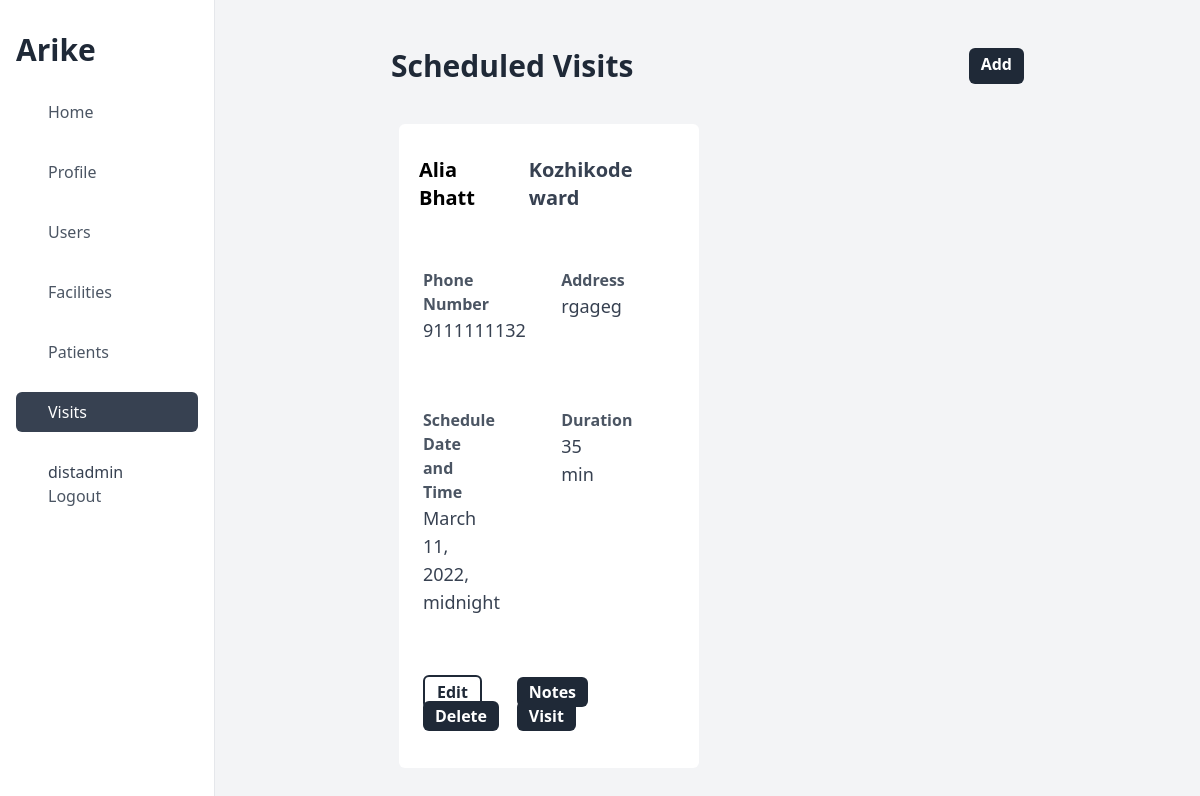
/list/visitschedule (signed in), run on the app's committed database.
### apps/models.py (models this page shows, shortened)
class CustomUser(AbstractUser):
    full_name = models.CharField(max_length=150, blank=True)
    role = models.CharField(choices=USER_ROLES, max_length=20, blank=False)
    phone = models.CharField(max_length=14, validators=[phone_number_regex])
    is_verified = models.BooleanField(default=False)
    district = models.ForeignKey(
        District, on_delete=models.PROTECT, blank=True, null=True
    )
    facility = models.ForeignKey(
        Facility, on_delete=models.PROTECT, blank=True, null=True
    )
    schedule_alert_time = models.DateTimeField(null=True)
    created_at = models.DateTimeField(auto_now_add=True)
    updated_at = models.DateTimeField(auto_now=True)
    deleted = models.BooleanField(default=False)

class VisitSchedule(models.Model):
    date_time = models.DateTimeField()
    duration = models.CharField(max_length=35)
    patient = models.ForeignKey(Patient, on_delete=models.PROTECT, null=True)
    nurse = models.ForeignKey(CustomUser, on_delete=models.PROTECT, null=True)
    cancelled = models.BooleanField(default=False, null=True)
    completed = models.BooleanField(default=False, null=True)
    created_at = models.DateTimeField(auto_now_add=True)
    updated_at = models.DateTimeField(auto_now=True)
    deleted = models.BooleanField(default=False)

class Patient(models.Model):
    full_name = models.CharField(max_length=150)
    date_of_birth = models.DateField()
    address = models.TextField(default="")
    landmark = models.CharField(max_length=100)
    phone = models.CharField(max_length=14, validators=[phone_number_regex])
    gender = models.CharField(max_length=20, choices=GENDER_CHOICES)
    emergency_phone_number = models.CharField(
        max_length=14, validators=[phone_number_regex]
    )
    expired_time = models.DateTimeField(blank=True, null=True)
    ward = models.ForeignKey(Ward, on_delete=models.PROTECT)
    facility = models.ForeignKey(Facility, on_delete=models.PROTECT, null=True)
    nurse = models.ForeignKey(
        CustomUser, blank=False, on_delete=models.PROTECT, null=True
    )
    created_at = models.DateTimeField(auto_now_add=True)
    updated_at = models.DateTimeField(auto_now=True)
    deleted = models.BooleanField(default=False)
    def __str__(self):
        return self.full_name

class Ward(models.Model):
    name = models.CharField(max_length=30)
    number = models.CharField(max_length=30)
    lsg = models.ForeignKey(Lsgbody, on_delete=models.PROTECT)
    created_at = models.DateTimeField(auto_now_add=True)
    updated_at = models.DateTimeField(auto_now=True)
    deleted = models.BooleanField(default=False)
    def __str__(self):
        return self.name

### apps/views.py (the view)
# urls.py: path("list/visitschedule", VisitScheduleListView.as_view()),
class VisitScheduleListView(LoginRequiredMixin, UserPermissionMixin, ListView):
    permission_required = "District Admin", "Primary Nurse", "Secondary Nurse"
    model = VisitSchedule
    template_name = "VisitSchedule/list.html"
    context_object_name = "objects"
    def get_queryset(self):
        objects = VisitSchedule.objects.filter(
            deleted=False, nurse=self.request.user, completed=False
        ).order_by("-updated_at")
        return objects

### apps/Mixin.py (called while the page is built)
    def has_permission(self):
        perms = self.get_permission_required()
        if self.request.user.role in perms:
            return True
        else:
            return False

### templates/VisitSchedule/list.html
{% extends "base_dashboard.html" %}
{% block content %}
    <div class="flex justify-between  my-8">
        <h1 class="text-3xl font-bold text-gray-800">Scheduled Visits</h1>
        <a class="bg-gray-800 text-white font-bold text-1xl px-3 py-1 rounded-md text-center" href="/create/visitschedule">Add</a>
    </div>
    <div class="grid grid-cols-2 ">
        {% for object in objects %}
        <div class="px-3 py-2 bg-white m-2 rounded-md ">
            <div class="flex justify-between my-6">
                <p class="font-semibold text-xl px-2">{{ object.patient }}</p>
                <p class="font-semibold text-xl px-2 text-gray-700">{{ object.patient.ward }}</p>
            </div>
            <div class="grid grid-cols-2 ">
                <div class="pr-12 pl-3 py-2 mr-8 my-6">
                    <p class="text-gray-600 font-bold text-md">Phone Number</p>
                    <p class="text-gray-700 font-regular text-lg">{{ object.patient.phone }}</p>
                </div>
                <div class="pr-12 pl-3 py-2 mr-8 my-6">
                    <p class="text-gray-600 font-bold text-md">Address</p>
                    <p class="text-gray-700 font-regular text-lg">{{ object.patient.address }}</p>
                </div>
                <div class="pr-12 pl-3 py-2 mr-8 my-6">
                    <p class="text-gray-600 font-bold text-md">Schedule Date and Time</p>
                    <p class="text-gray-700 font-regular text-lg">{{ object.date_time}}</p>
                </div>
                <div class="pr-12 pl-3 py-2 mr-8 my-6">
                    <p class="text-gray-600 font-bold text-md">Duration</p>
                    <p class="text-gray-700 font-regular text-lg">{{ object.duration}}</p>
                </div>
            </div>
            <div class="pr-12 pl-3 py-2 mr-8 my-6 flex justify-between">
                <div>
                    <a class="bg-white text-gray-800 font-bold text-1xl px-3 py-1 rounded-md text-center border-2 border-gray-800" href="/update/visitschedule/{{ object.id }}">Edit</a>
                    <a class="bg-gray-800 text-white font-bold text-1xl px-3 py-1 rounded-md text-center" href="/delete/visitschedule/{{ object.id }}">Delete</a>
                </div>
                <div >
                    <a class="bg-gray-800 text-white font-bold text-1xl px-3 py-1 rounded-md text-center" href="/list/visittreatmentnotes/{{ object.id }}">Notes</a>
                    <a class="bg-gray-800 text-white font-bold text-1xl px-3 py-1 rounded-md text-center" href="/list/visitdetails/{{ object.id }}">Visit</a>
                </div>
            </div>
        </div>
        {% endfor %}
    </div>
{% endblock content %}

### templates/base_dashboard.html (shortened to what this page needs)
{% load static tailwind_tags %}
<!DOCTYPE html>
<html lang="en">
<head>
    {% tailwind_css %}
    <script src="https://cdn.tailwindcss.com"></script>
</head>
<body>
    <div class="flex">
        <div class="flex flex-col w-64 h-screen px-4 py-8 overflow-y-auto border-r">
        <h2 class="text-3xl font-semibold text-left text-gray-800">Arike</h2>
        <div class="flex flex-col justify-between mt-6">
            <aside>
            <ul>
                <li>
                <a class="flex items-center px-4 py-2 text-gray-600 rounded-md  hover:bg-gray-200 {% if request.path == '/' %} text-white bg-gray-700 {% endif %}" href="/">
                    <span class="mx-4 font-medium">Home</span>
                </a>
                </li>
                <li>
                    <a class="flex items-center px-4 py-2 mt-5 text-gray-600 rounded-md hover:bg-gray-200 {% if '/detail/user/' in request.path %} text-white bg-gray-700 {% endif %}" href="/detail/user/{{ request.user.id }}">
                        <span class="mx-4 font-medium">Profile </span>
                    </a>
                </li>
                {% if request.user.role == "District Admin" %}
                <li>
                <a class="flex items-center px-4 py-2 mt-5 text-gray-600 rounded-md hover:bg-gray-200 {% if '/list/users' in request.path %} text-white bg-gray-700 {% endif %}" href="/list/users">
                    <span class="mx-4 font-medium">Users</span>
                </a>
                </li>
                {% endif %}
                {% if request.user.role == "District Admin" %}
                <li>
                    <a class="flex items-center px-4 py-2 mt-5 text-gray-600 rounded-md hover:bg-gray-200 {% if '/list/facility' in request.path %} text-white bg-gray-700 {% endif %}" href="/list/facility">
                        <span class="mx-4 font-medium">Facilities </span>
                    </a>
                </li>
                {% endif %}
                <li>
                    <a class="flex items-center px-4 py-2 mt-5 text-gray-600 rounded-md hover:bg-gray-200 {% if '/list/patient' in request.path %} text-white bg-gray-700 {% endif %}" href="/list/patient">
                        <span class="mx-4 font-medium">Patients </span>
                    </a>
                </li>
                <li>
                    <a class="flex items-center px-4 py-2 mt-5 text-gray-600 rounded-md hover:bg-gray-200 {% if '/list/visitschedule' in request.path %} text-white bg-gray-700 {% endif %}" href="/list/visitschedule">
                        <span class="mx-4 font-medium">Visits </span>
                    </a>
                </li>
                <li>
                    <a class="flex flex-col items-start px-4 py-2 mt-5 text-gray-600 rounded-md hover:bg-gray-200" href="/logout">
                        <span class="mx-4 text-gray-700 font-medium">{{ request.user }}</span>
                        <span class="mx-4 font-medium">Logout </span>
                    </a>
                </li>
            </ul>
            </aside>
        </div>
        </div>
        <div class="w-screen h-screen p-4  overflow-y-auto bg-gray-100">
        <div class="flex flex-col px-40">
            {% block content %}
            {% endblock content %}
        </div>
    </div>
</body>
</html>

### data on the page
CustomUser: user "distadmin"
VisitSchedule: patient "Alia Bhatt", patient.ward "Kozhikode ward", patient.phone "9111111132", patient.address "rgageg", date_time "March 11, 2022, midnight", duration "35 min"
